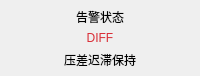
               <widget class="QFrame" name="frameSummaryAlarm">
                <property name="maximumSize">
                 <size>
                  <width>16777215</width>
                  <height>76</height>
                 </size>
                </property>
                <property name="minimumSize">
                 <size>
                  <width>0</width>
                  <height>68</height>
                 </size>
                </property>
                <property name="summaryCard" stdset="0">
                 <bool>true</bool>
                </property>
                <layout class="QVBoxLayout" name="layoutSummaryAlarm">
                 <property name="spacing">
                  <number>1</number>
                 </property>
                 <property name="bottomMargin">
                  <number>6</number>
                 </property>
                 <property name="rightMargin">
                  <number>6</number>
                 </property>
                 <property name="topMargin">
                  <number>6</number>
                 </property>
                 <property name="leftMargin">
                  <number>6</number>
                 </property>
                 <item>
                  <widget class="QLabel" name="labelAlarmTitle">
                   <property name="text">
                    <string>告警状态</string>
                   </property>
                   <property name="alignment">
                    <set>Qt::AlignmentFlag::AlignCenter</set>
                   </property>
                   <property name="role" stdset="0">
                    <string>summaryTitle</string>
                   </property>
                  </widget>
                 </item>
                 <item>
                  <widget class="QLabel" name="labelAlarmStatus">
                   <property name="styleSheet">
                    <string>color:#d92d36;</string>
                   </property>
                   <property name="text">
                    <string>DIFF</string>
                   </property>
                   <property name="alignment">
                    <set>Qt::AlignmentFlag::AlignCenter</set>
                   </property>
                   <property name="role" stdset="0">
                    <string>summaryValue</string>
                   </property>
                  </widget>
                 </item>
                 <item>
                  <widget class="QLabel" name="labelAlarmDetail">
                   <property name="text">
                    <string>压差迟滞保持</string>
                   </property>
                   <property name="alignment">
                    <set>Qt::AlignmentFlag::AlignCenter</set>
                   </property>
                   <property name="role" stdset="0">
                    <string>summaryDetail</string>
                   </property>
                  </widget>
                 </item>
                </layout>
               </widget>
